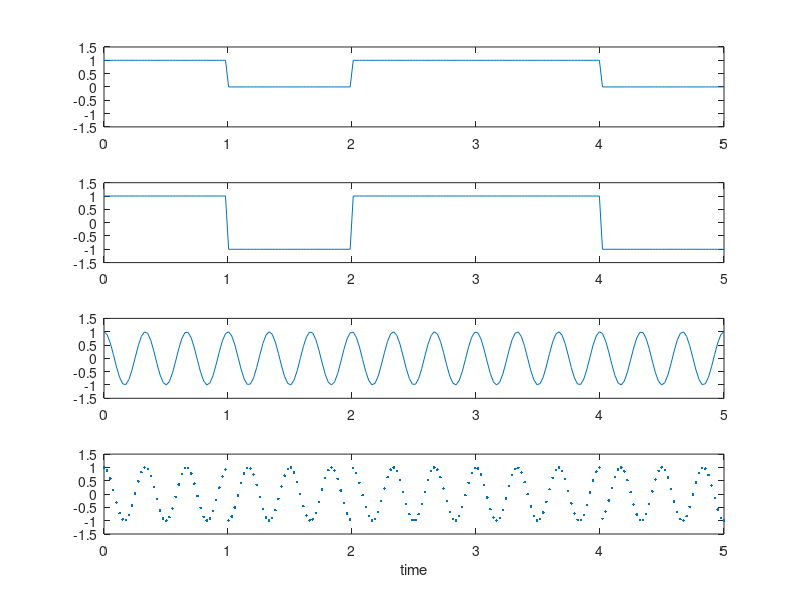

Here is the MATLAB script that generated this plot:
 d=[1 0 1 1 0]; % Data sequence
b=2*d-1; % Convert unipolar to bipolar
T=1; % Bit duration
Eb=T/2; % This will result in unit amplitude waveforms
fc=3/T; % Carrier frequency
%t=linspace(0,5,1000); % discrete time sequence between 0 and 5*T (1000 samples)
t=linspace(0,5,200); % discrete time sequence between 0 and 5*T (64 samples)
N=length(t); % Number of samples
Nsb=N/length(d); % Number of samples per bit
dd=repmat(d',1,Nsb); % replicate each bit Nsb times
bb=repmat(b',1,Nsb); dw=dd'; % Transpose the rows and columns
dw=dw(:)'; 
% Convert dw to a column vector (colum by column) and convert to a row vector
bw=bb';
bw=bw(:)'; % Data sequence samples
w=sqrt(2*Eb/T)*cos(2*pi*fc*t); % carrier waveform
bpsk_w=bw.*w; % modulated waveform

% plotting commands follow

subplot(4,1,1);
plot(t,dw); axis([0 5 -1.5 1.5])

subplot(4,1,2);
plot(t,bw); axis([0 5 -1.5 1.5])

subplot(4,1,3);
plot(t,w); axis([0 5 -1.5 1.5])

subplot(4,1,4);
plot(t,bpsk_w,'.'); axis([0 5 -1.5 1.5])
xlabel('time')
save bpsk.mat bpsk_w